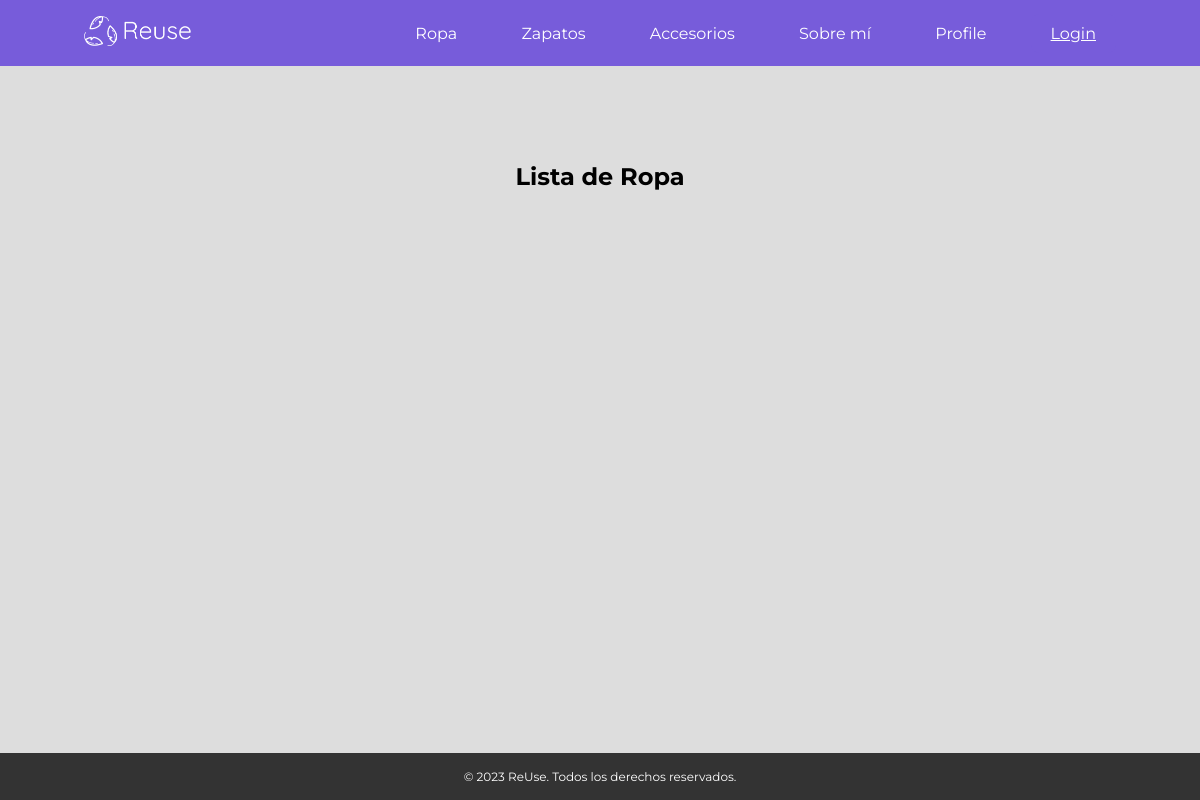
/accounts/lista-ropa/, run on an earlier commit of the app's database.
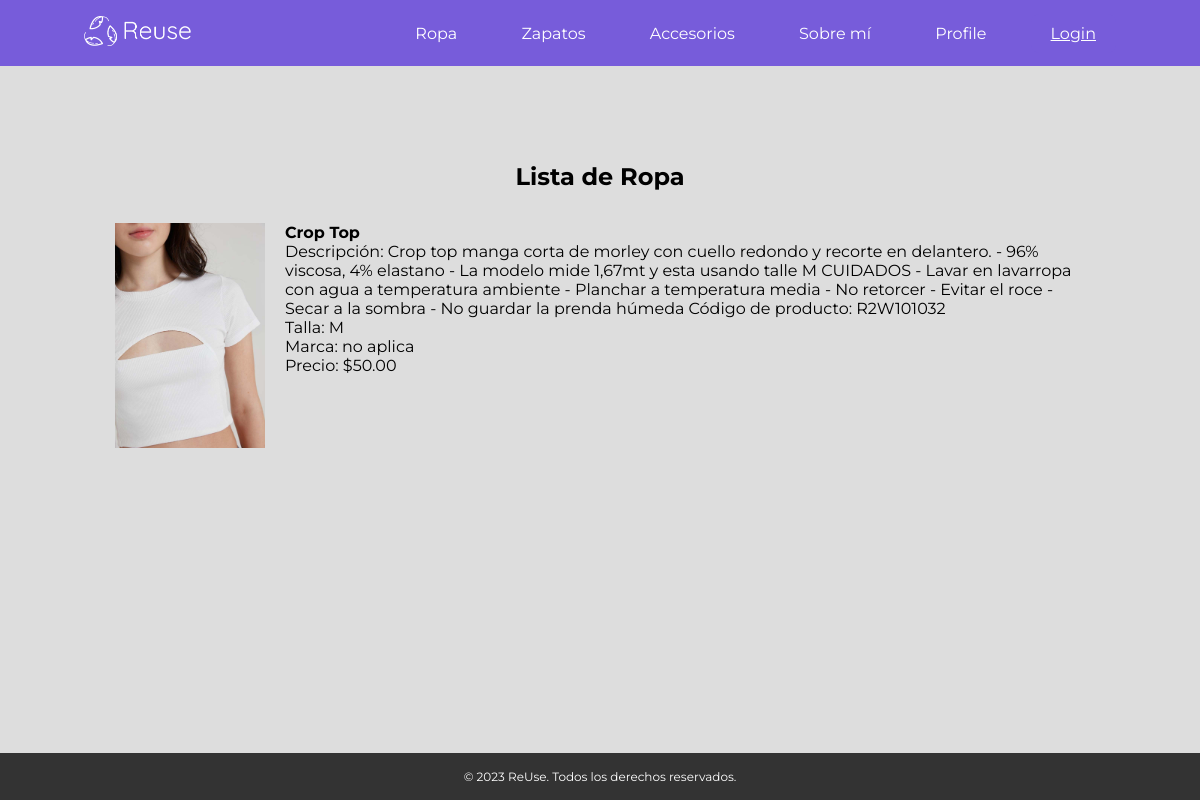
And on a later commit of the database.
### accounts/models.py (models this page shows)
class Ropa(models.Model):
    nombre = models.CharField(max_length=255)
    descripcion = models.TextField()
    talla = models.CharField(max_length=10)
    marca = models.CharField(max_length=100)
    precio = models.DecimalField(max_digits=10, decimal_places=2, default=0.0)
    imagen = models.ImageField(upload_to='ropa/')
    usuario = models.ForeignKey(settings.AUTH_USER_MODEL, on_delete=models.CASCADE, default=1)

### accounts/views.py (the view)
# urls.py: path('lista-ropa/', views.lista_ropa, name='lista_ropa'),
def lista_ropa(request):
    elementos_ropa = Ropa.objects.all()# pylint: disable=no-member
    return render(request, 'lista_ropa.html', {'ropa': elementos_ropa})

### accounts/templates/lista_ropa.html
{% extends 'base.html' %}
{% block content %}
<section class="contenedor">
    <h2>Lista de Ropa</h2>
    <div class="contenedor_listas">
        <ul class="lista">
            {% for ropa in ropa %}
                <li class="item">
                    <div class="div20 imgs">
                        <img src="{{ ropa.imagen.url}}" alt="{{ ropa.nombre }}" width="100">
                    </div>
                    <div class="div80 informacion">
                        <strong>{{ ropa.nombre }}</strong><br>
                        Descripción: {{ ropa.descripcion }}<br>
                        Talla: {{ ropa.talla }}<br>
                        Marca: {{ ropa.marca }}<br>
                        Precio: ${{ ropa.precio }}<br>
                    </div>
                </li>
            {% endfor %}
        </ul>
    </div>
</section>
{% endblock %}

What changed in the data, as far as the page shows it:
added Ropa: imagen (picture), nombre "Crop Top", descripcion "Crop top manga corta de morley con cuello redondo y recorte en delantero. - 96% viscosa, 4% elastano - La modelo mide 1,67mt y esta usando talle M CUIDADOS - Lavar en lavarropa con agua a temperatura ambiente - Planchar a temperatura media - No retorcer - Evitar el roce - Secar a la sombra - No guardar la prenda húmeda Código de producto: R2W101032", talla "M", marca "no aplica", precio "50.00"
